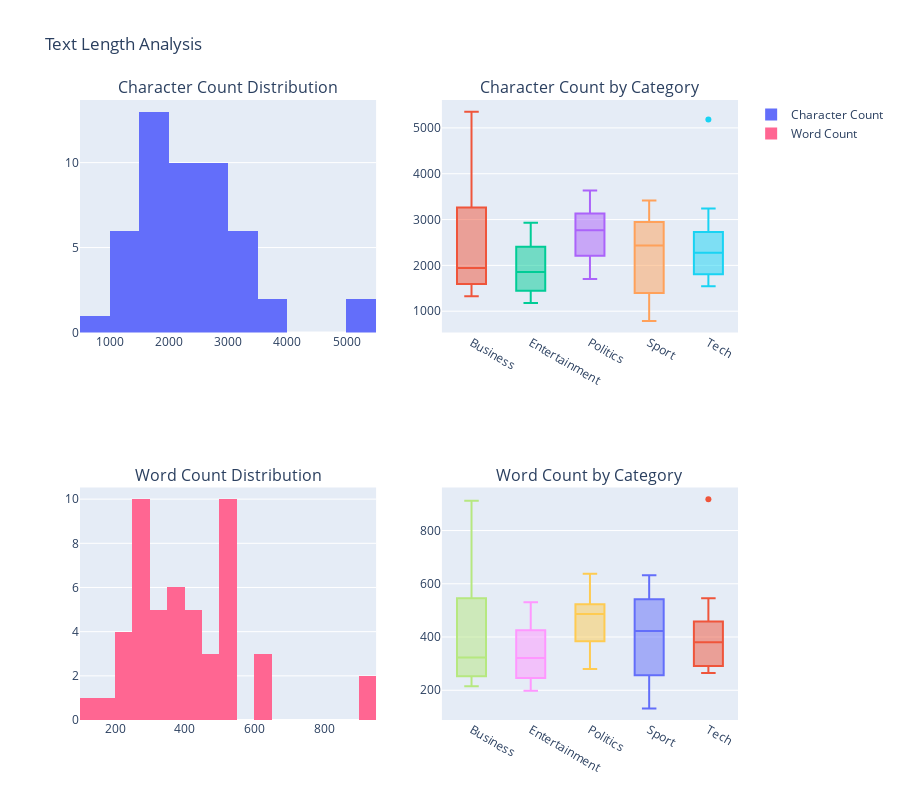

Notebook cell for this chart:
### Code cell
# Create text length distribution visualizations
fig = make_subplots(
    rows=2, cols=2,
    subplot_titles=('Character Count Distribution', 'Character Count by Category',
                   'Word Count Distribution', 'Word Count by Category'),
    specs=[[{"secondary_y": False}, {"secondary_y": False}],
           [{"secondary_y": False}, {"secondary_y": False}]]
)

# Character count histogram
fig.add_trace(
    go.Histogram(x=df['text_length_chars'], name='Character Count', nbinsx=20),
    row=1, col=1
)

# Character count box plot by category
for category in df['category'].unique():
    category_data = df[df['category'] == category]['text_length_chars']
    fig.add_trace(
        go.Box(y=category_data, name=category.capitalize(), showlegend=False),
        row=1, col=2
    )

# Word count histogram
fig.add_trace(
    go.Histogram(x=df['text_length_words'], name='Word Count', nbinsx=20),
    row=2, col=1
)

# Word count box plot by category
for category in df['category'].unique():
    category_data = df[df['category'] == category]['text_length_words']
    fig.add_trace(
        go.Box(y=category_data, name=category.capitalize(), showlegend=False),
        row=2, col=2
    )

fig.update_layout(height=800, title_text="Text Length Analysis")
fig.show()

### Figure 1 — Plotly figure (JSON) as saved in the notebook; plotly's stock layout.template omitted (floating-point values rounded to 4 significant figures)
{"data": [{"name": "Character Count", "nbinsx": 20, "type": "histogram", "x": [1787, 1594, 1325, 2160, 5355, 3264, 1512, 2013, 3649, 1870, 1445, 2929, 1322, 1541, 1177, 1822, 2407, 1977, 2517, 1894, 1705, 2882, 2211, 2998, 1877, 3132, 2653, 3632, 2383, 3151, 2238, 2918, 2034, 1395, 1388, 3414, 2633, 2949, 789, 3364, 2276, 5182, 2575, 2097, 1732, 3243, 1806, 2274, 2728, 1544], "xaxis": "x", "yaxis": "y"}, {"name": "Business", "showlegend": false, "type": "box", "xaxis": "x2", "y": [1787, 1594, 1325, 2160, 5355, 3264, 1512, 2013, 3649, 1870], "yaxis": "y2"}, {"name": "Entertainment", "showlegend": false, "type": "box", "xaxis": "x2", "y": [1445, 2929, 1322, 1541, 1177, 1822, 2407, 1977, 2517, 1894], "yaxis": "y2"}, {"name": "Politics", "showlegend": false, "type": "box", "xaxis": "x2", "y": [1705, 2882, 2211, 2998, 1877, 3132, 2653, 3632, 2383, 3151], "yaxis": "y2"}, {"name": "Sport", "showlegend": false, "type": "box", "xaxis": "x2", "y": [2238, 2918, 2034, 1395, 1388, 3414, 2633, 2949, 789, 3364], "yaxis": "y2"}, {"name": "Tech", "showlegend": false, "type": "box", "xaxis": "x2", "y": [2276, 5182, 2575, 2097, 1732, 3243, 1806, 2274, 2728, 1544], "yaxis": "y2"}, {"name": "Word Count", "nbinsx": 20, "type": "histogram", "x": [291, 253, 215, 352, 912, 546, 253, 348, 614, 299, 246, 531, 235, 288, 198, 312, 425, 375, 459, 330, 280, 510, 384, 516, 314, 523, 463, 638, 407, 549, 347, 515, 406, 211, 256, 542, 439, 549, 132, 632, 385, 918, 439, 360, 279, 546, 291, 376, 458, 265], "xaxis": "x3", "yaxis": "y3"}, {"name": "Business", "showlegend": false, "type": "box", "xaxis": "x4", "y": [291, 253, 215, 352, 912, 546, 253, 348, 614, 299], "yaxis": "y4"}, {"name": "Entertainment", "showlegend": false, "type": "box", "xaxis": "x4", "y": [246, 531, 235, 288, 198, 312, 425, 375, 459, 330], "yaxis": "y4"}, {"name": "Politics", "showlegend": false, "type": "box", "xaxis": "x4", "y": [280, 510, 384, 516, 314, 523, 463, 638, 407, 549], "yaxis": "y4"}, {"name": "Sport", "showlegend": false, "type": "box", "xaxis": "x4", "y": [347, 515, 406, 211, 256, 542, 439, 549, 132, 632], "yaxis": "y4"}, {"name": "Tech", "showlegend": false, "type": "box", "xaxis": "x4", "y": [385, 918, 439, 360, 279, 546, 291, 376, 458, 265], "yaxis": "y4"}], "layout": {"annotations": [{"font": {"size": 16}, "showarrow": false, "text": "Character Count Distribution", "x": 0.225, "xanchor": "center", "xref": "paper", "y": 1, "yanchor": "bottom", "yref": "paper"}, {"font": {"size": 16}, "showarrow": false, "text": "Character Count by Category", "x": 0.775, "xanchor": "center", "xref": "paper", "y": 1, "yanchor": "bottom", "yref": "paper"}, {"font": {"size": 16}, "showarrow": false, "text": "Word Count Distribution", "x": 0.225, "xanchor": "center", "xref": "paper", "y": 0.375, "yanchor": "bottom", "yref": "paper"}, {"font": {"size": 16}, "showarrow": false, "text": "Word Count by Category", "x": 0.775, "xanchor": "center", "xref": "paper", "y": 0.375, "yanchor": "bottom", "yref": "paper"}], "height": 800, "title": {"text": "Text Length Analysis"}, "xaxis": {"anchor": "y", "domain": [0, 0.45]}, "xaxis2": {"anchor": "y2", "domain": [0.55, 1]}, "xaxis3": {"anchor": "y3", "domain": [0, 0.45]}, "xaxis4": {"anchor": "y4", "domain": [0.55, 1]}, "yaxis": {"anchor": "x", "domain": [0.625, 1]}, "yaxis2": {"anchor": "x2", "domain": [0.625, 1]}, "yaxis3": {"anchor": "x3", "domain": [0, 0.375]}, "yaxis4": {"anchor": "x4", "domain": [0, 0.375]}}}
